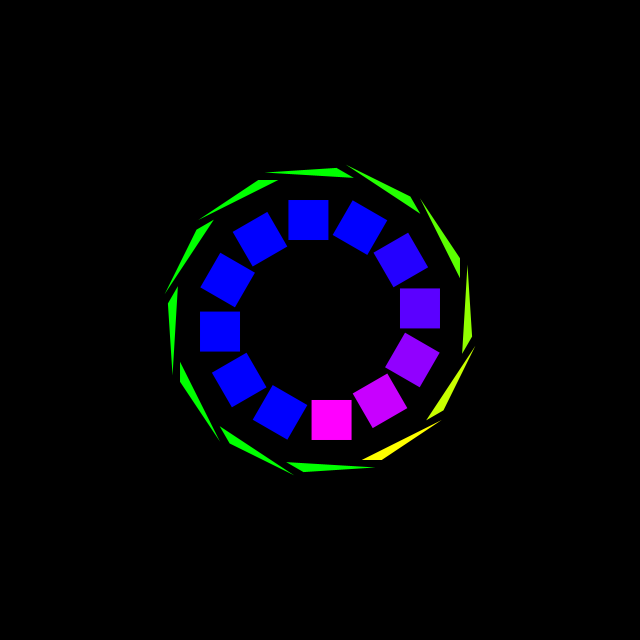
Frame 1 (no input)
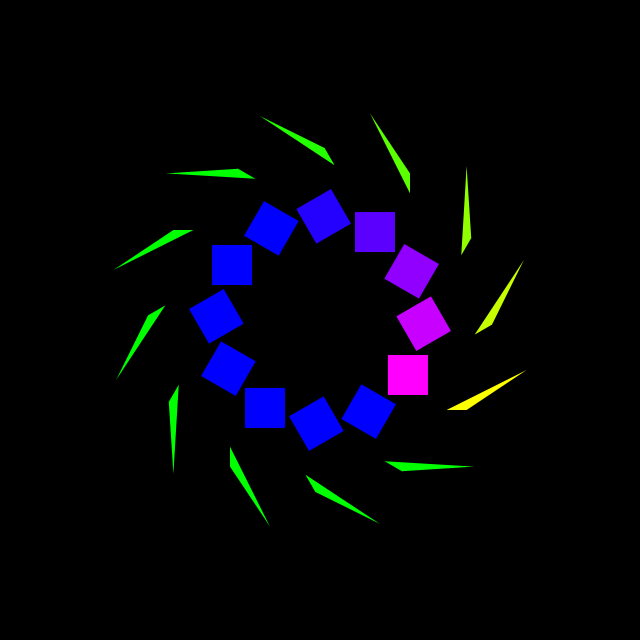
Frame 60 (the mouse pressed at the canvas centre just before this capture)
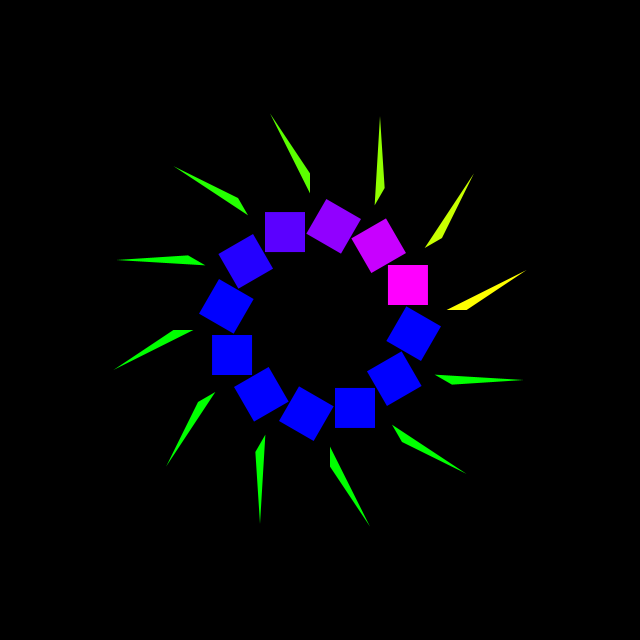
Frame 120 (the mouse held since frame 60 and released just before this capture)

The Processing sketch that drew these frames (run headless with seeded random() and noise(); from frame 60 on, the mouse is pressed at the canvas centre):

// Processing sketch: s09t00isi
// ── s09t00isi.pde
//Expresión digital II - Diseño Digital - UDD- 2016.
//Isidora Ordoñez.
//s09t00isi.

/*
En este código creo dos tipos for loops para dos objetos distintos, cuadrados y triangulos
estos giran sobre un eje común y en el caso de los triángulos se acercan y alejan del centro.
*/

// Creo variables:
int x, x1, x2, x3, y, y1, y2, y3, tam;                                        //Creo variables tipo int.

//Inicializo variables:
void setup() {
  
  size(640, 640);                                                             // Tamaño canvas.
  noStroke();                                                                 // Figuras no tienen linea de contorno.
  rectMode(CENTER);                                                           // Dibuja cuadrados desde el centro.

  x= 10;                                                                       // Valor para 'x'.
  y= 10;                                                                       // Valor para 'y'.
  tam= 40;                                                                     // Valor para "tam".
  x1= 40;                                                                      // Valor para "x1".
  y1=40;                                                                       // Valor para "y1".
  x2=60;                                                                       // Valor para "x2". 
  y2=40;                                                                       // Valor para "y2".
  x3=120;                                                                      // Valor para "x3".
  y3=0;                                                                        // Valor para "y3".                                      
}

// Corre programa:
void draw() {
  background(0);                                                               // Color de fondo negro.
  translate(width/2, height/2);                                                // Centro al medio del canvas.


  for (int i = 0; i < 360; i+=30) {                                            // For loop cuadrados                                                                  
    pushMatrix();                                                              // Abro pushMatrix.
    
    translate(sin(radians(i+frameCount))*90, cos(radians(i+frameCount))*90);   //translate va rotando
    rotate(radians(-i));                                                       // Asigno rotación a figuras.

    fill(map(i, 0, 140, 255, 0), 0, 255);                                      // Reeleno con función map.
    rect(x, y, tam, tam);                                                      // Creo cuadrado.

    popMatrix();                                                               // Cierro pushMatrix.

    pushMatrix();                                                              // Abro pushMatrix.

    translate(sin(radians(i+frameCount))*100, cos(radians(i+frameCount))*100); // Translate va rotando.
    rotate(radians(-i));                                                       //Asigno rotación a figuras.

    fill(map(i, 0, 140, 255, 0), 255, 0);                                      // Relleno según función map.
    triangle(x1, y1, x2, y2, x3, y3);                                          // Creo triángulo.

    popMatrix();                                                               // Cierro pushMatrix.
  }
}
